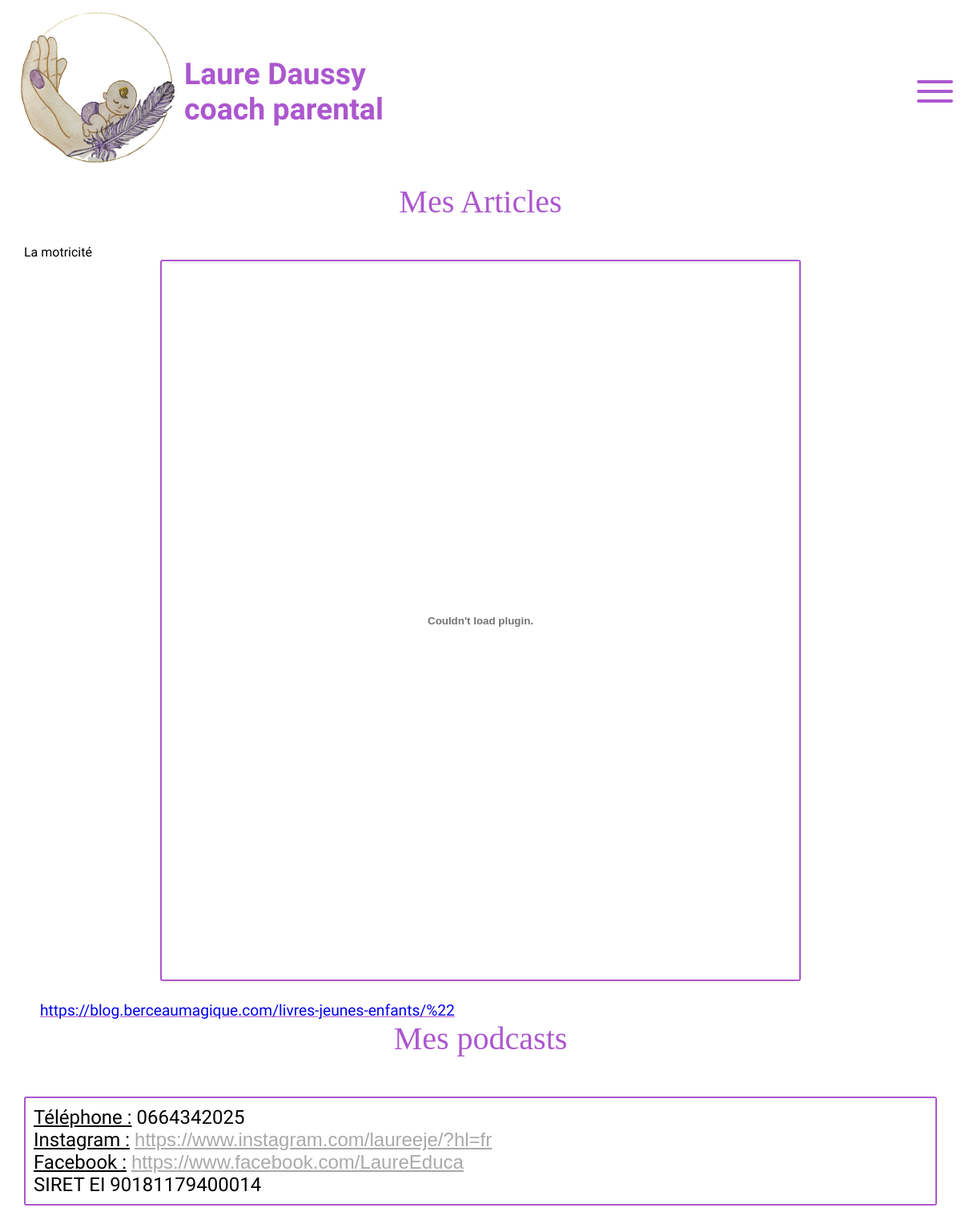
Screenshot of /controleur/listeArticlePodcast.php with the database file from the repository.
### tables this page shows
CREATE TABLE Article(
   idArticle INT,
   nomArticle VARCHAR(100),
   cheminArticle VARCHAR(60),
   lienArticle VARCHAR(60),
   PRIMARY KEY(idArticle)
);

### controleur/listeArticlePodcast.php (called while the page is built, shortened)
<?php
include_once "$racine/modele/bd.articlePodcast.inc.php";
$listeArticle = getArticle();
$listeLienArticle = getLienArticle();
include "$racine/vue/entete.html.php";
include "$racine/vue/vueArticlePodcast.html.php";
include "$racine/vue/pied.html.php";
?>

### modele/bd.articlePodcast.inc.php (called while the page is built, shortened)
<?php
function getArticle() {
    $resultat = array();
    try {
        $cnx = connexionPDO();
        $req = $cnx->prepare("select * from article WHERE cheminArticle is not NULL ");
        $req->execute();
        $ligne = $req->fetch(PDO::FETCH_ASSOC);
        while ($ligne) {
            $resultat[] = $ligne;
            $ligne = $req->fetch(PDO::FETCH_ASSOC);
        }
    } catch (PDOException $e) {
        print "Erreur !: " . $e->getMessage();
        die();
    }
    return $resultat;
}
function getLienArticle() {
    $resultat = array();
    try {
        $cnx = connexionPDO();
        $req = $cnx->prepare("select * from article WHERE lienArticle is not NULL ");
        $req->execute();
        $ligne = $req->fetch(PDO::FETCH_ASSOC);
        while ($ligne) {
            $resultat[] = $ligne;
            $ligne = $req->fetch(PDO::FETCH_ASSOC);
        }
    } catch (PDOException $e) {
        print "Erreur !: " . $e->getMessage();
        die();
    }
    return $resultat;
}
?>

### vue/vueArticlePodcast.html.php (the view, shortened to what this page needs)
<div class="titre1">
    <h1>Mes Articles</h1>
</div>
<?php
for ($i = 0; $i < count($listeArticle); $i++) {
    $lesArticle = getArticle($listeArticle[$i]['idArticle']);
    $lesLienArticle = getLienArticle($listeLienArticle[$i]['idArticle']);
    ?>
    <div class="article">
        <?php echo $listeArticle[$i]['nomArticle']; ?>
        <div class="pdf">
            <?php if (count($lesArticle) > 0) { ?>
                <embed src="articles/<?= $lesArticle[0]["cheminArticle"] ?>" type='application/pdf' />
            <?php } ?>
        </div>
        <?php if (count($lesLienArticle) > 0) { ?>
            <div class="lienP">
                <a href="<?=$listeLienArticle[$i]['lienArticle'] ?>" ?>
                <?php } ?>
            </div>
        <div class="lienP">
            <?php echo $listeLienArticle[$i]['lienArticle']; ?>
        </div>
    </div>
    <?php
}
?>
<div class="titre1">
    <h1>Mes podcasts</h1>
</div>

### css/style.css (style rules this page uses)
* { margin: 0; padding: 0; list-style-type: none; text-decoration: none; font-family: 'Fira Sans', sans-serif; box-sizing:border-box; outline:none; }
:root { --font-family: 'Fira Sans', sans-serif; --font-size:1rem; }
.titre1 h1 { display:flex; font-size:2.5rem; font-weight: 400; color: #ac57ce ; align-items: center; text-align: center; justify-content: center; margin-bottom:30px; font-family: 'Dancing Script', cursive; }
.lienP { margin-top: 25px; font-size: 1.2rem; text-decoration: underline; color:#ac57ce; margin-left:20px; }
.pdf embed { display: flex; width: 800px; height: 900px; align-items: center; text-align: center; margin: 0 auto; border: 2px solid #ac57ce; border-radius: 3px; }

### rows the page displays
article: nomArticle "La motricité", article.lienArticle "https://blog.berceaumagique.com/livres-jeunes-enfants/%22"
